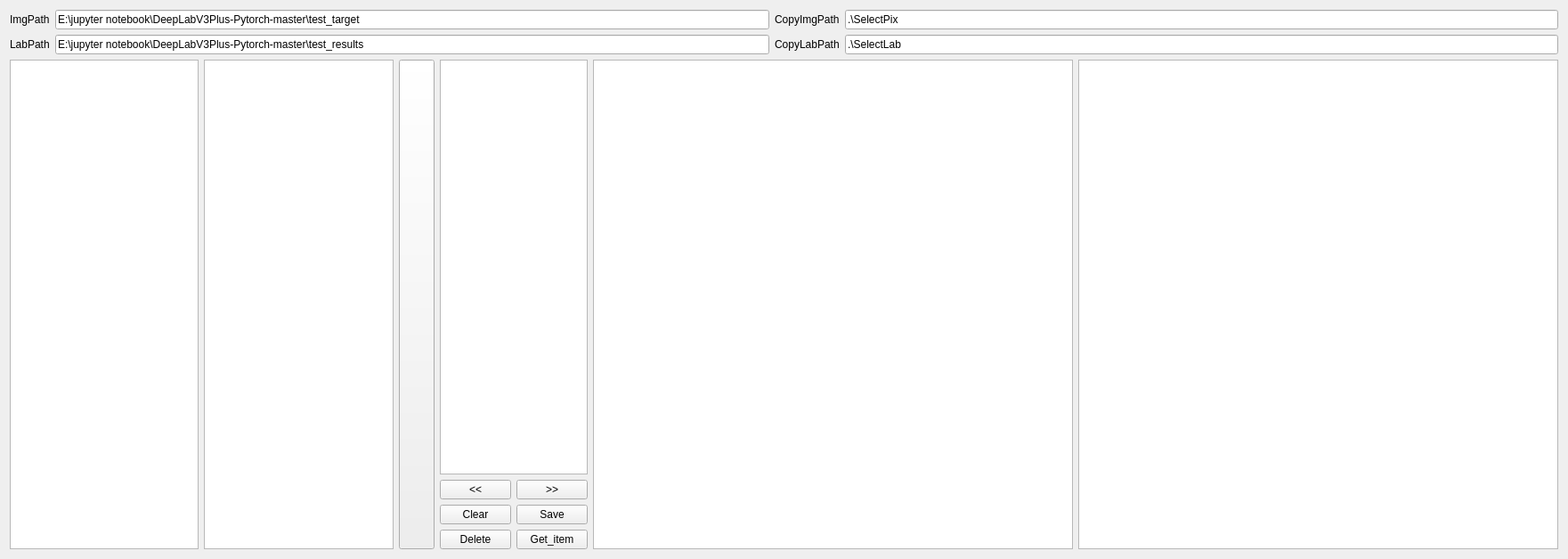
<?xml version="1.0" encoding="UTF-8"?>
<ui version="4.0">
 <class>Form</class>
 <widget class="QWidget" name="Form">
  <property name="geometry">
   <rect>
    <x>0</x>
    <y>0</y>
    <width>1761</width>
    <height>628</height>
   </rect>
  </property>
  <property name="windowTitle">
   <string>Form</string>
  </property>
  <layout class="QVBoxLayout" name="verticalLayout_3">
   <item>
    <layout class="QHBoxLayout" name="horizontalLayout_2">
     <item>
      <widget class="QLabel" name="label">
       <property name="text">
        <string>ImgPath</string>
       </property>
      </widget>
     </item>
     <item>
      <widget class="QLineEdit" name="lineEdit_imgpath">
       <property name="text">
        <string>E:\jupyter notebook\DeepLabV3Plus-Pytorch-master\test_target</string>
       </property>
      </widget>
     </item>
     <item>
      <widget class="QLabel" name="label_5">
       <property name="text">
        <string>CopyImgPath</string>
       </property>
      </widget>
     </item>
     <item>
      <widget class="QLineEdit" name="lineEdit_imgpath_copy">
       <property name="text">
        <string>.\SelectPix</string>
       </property>
      </widget>
     </item>
    </layout>
   </item>
   <item>
    <layout class="QHBoxLayout" name="horizontalLayout_3">
     <item>
      <widget class="QLabel" name="label_2">
       <property name="text">
        <string>LabPath</string>
       </property>
      </widget>
     </item>
     <item>
      <widget class="QLineEdit" name="lineEdit_labpath">
       <property name="text">
        <string>E:\jupyter notebook\DeepLabV3Plus-Pytorch-master\test_results</string>
       </property>
      </widget>
     </item>
     <item>
      <widget class="QLabel" name="label_4">
       <property name="text">
        <string>CopyLabPath</string>
       </property>
      </widget>
     </item>
     <item>
      <widget class="QLineEdit" name="lineEdit_labpath_copy">
       <property name="text">
        <string>.\SelectLab</string>
       </property>
      </widget>
     </item>
    </layout>
   </item>
   <item>
    <layout class="QHBoxLayout" name="horizontalLayout" stretch="40,0,1,50,50">
     <item>
      <layout class="QHBoxLayout" name="horizontalLayout_4">
       <item>
        <widget class="QTreeView" name="treeView">
         <property name="tabKeyNavigation">
          <bool>true</bool>
         </property>
         <property name="rootIsDecorated">
          <bool>true</bool>
         </property>
        </widget>
       </item>
       <item>
        <widget class="QTreeView" name="treeView_lab">
         <property name="tabKeyNavigation">
          <bool>true</bool>
         </property>
         <property name="rootIsDecorated">
          <bool>true</bool>
         </property>
        </widget>
       </item>
      </layout>
     </item>
     <item>
      <widget class="QPushButton" name="pushButton_chose">
       <property name="enabled">
        <bool>true</bool>
       </property>
       <property name="sizePolicy">
        <sizepolicy hsizetype="Minimum" vsizetype="Minimum">
         <horstretch>0</horstretch>
         <verstretch>0</verstretch>
        </sizepolicy>
       </property>
       <property name="text">
        <string/>
       </property>
      </widget>
     </item>
     <item>
      <layout class="QVBoxLayout" name="verticalLayout_2">
       <item>
        <widget class="QPlainTextEdit" name="plainTextEdit"/>
       </item>
       <item>
        <layout class="QVBoxLayout" name="verticalLayout">
         <item>
          <layout class="QHBoxLayout" name="horizontalLayout_5">
           <item>
            <widget class="QPushButton" name="pushButton_up">
             <property name="text">
              <string>&lt;&lt;</string>
             </property>
            </widget>
           </item>
           <item>
            <widget class="QPushButton" name="pushButton_down">
             <property name="text">
              <string>&gt;&gt;</string>
             </property>
            </widget>
           </item>
          </layout>
         </item>
         <item>
          <layout class="QHBoxLayout" name="horizontalLayout_7">
           <item>
            <widget class="QPushButton" name="pushButton_clear">
             <property name="text">
              <string>Clear</string>
             </property>
            </widget>
           </item>
           <item>
            <widget class="QPushButton" name="pushButton_save">
             <property name="text">
              <string>Save</string>
             </property>
            </widget>
           </item>
          </layout>
         </item>
         <item>
          <layout class="QHBoxLayout" name="horizontalLayout_6">
           <item>
            <widget class="QPushButton" name="pushButton_delete">
             <property name="text">
              <string>Delete</string>
             </property>
            </widget>
           </item>
           <item>
            <widget class="QPushButton" name="pushButton_selectpath">
             <property name="text">
              <string>Get_item</string>
             </property>
            </widget>
           </item>
          </layout>
         </item>
        </layout>
       </item>
      </layout>
     </item>
     <item>
      <widget class="QGraphicsView" name="graphicsView_img"/>
     </item>
     <item>
      <widget class="QGraphicsView" name="graphicsView_lab"/>
     </item>
    </layout>
   </item>
  </layout>
 </widget>
 <resources/>
 <connections/>
</ui>
